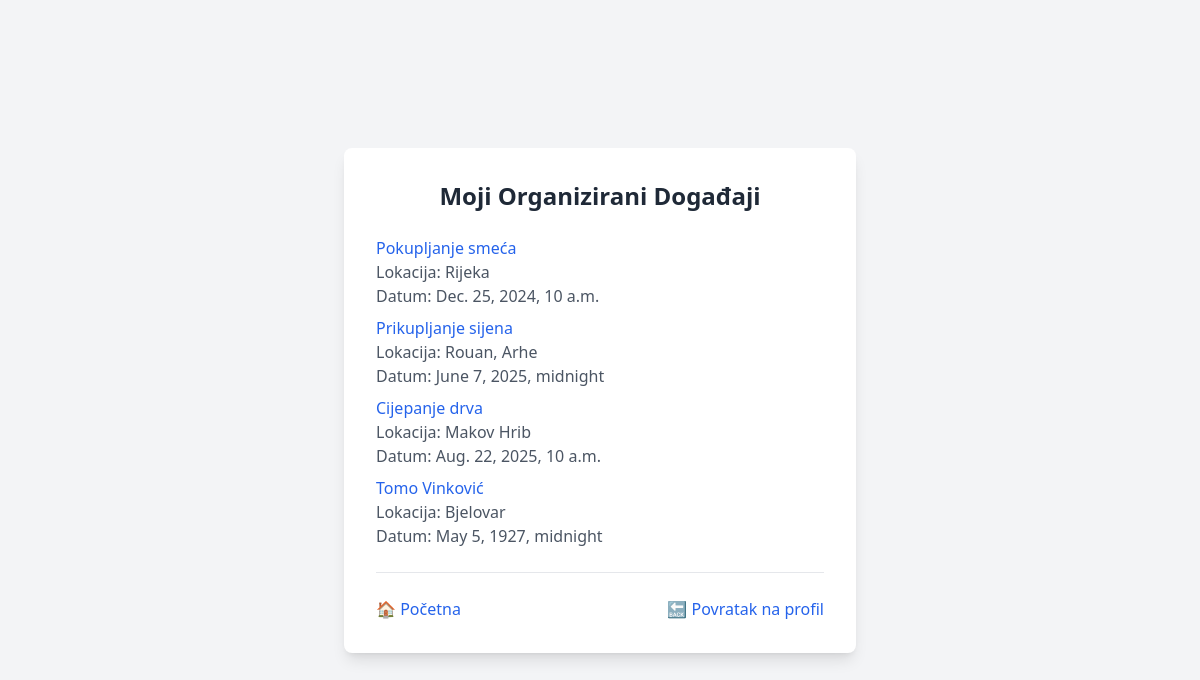
/my_events/ (signed in), run on an earlier commit of the app's database.
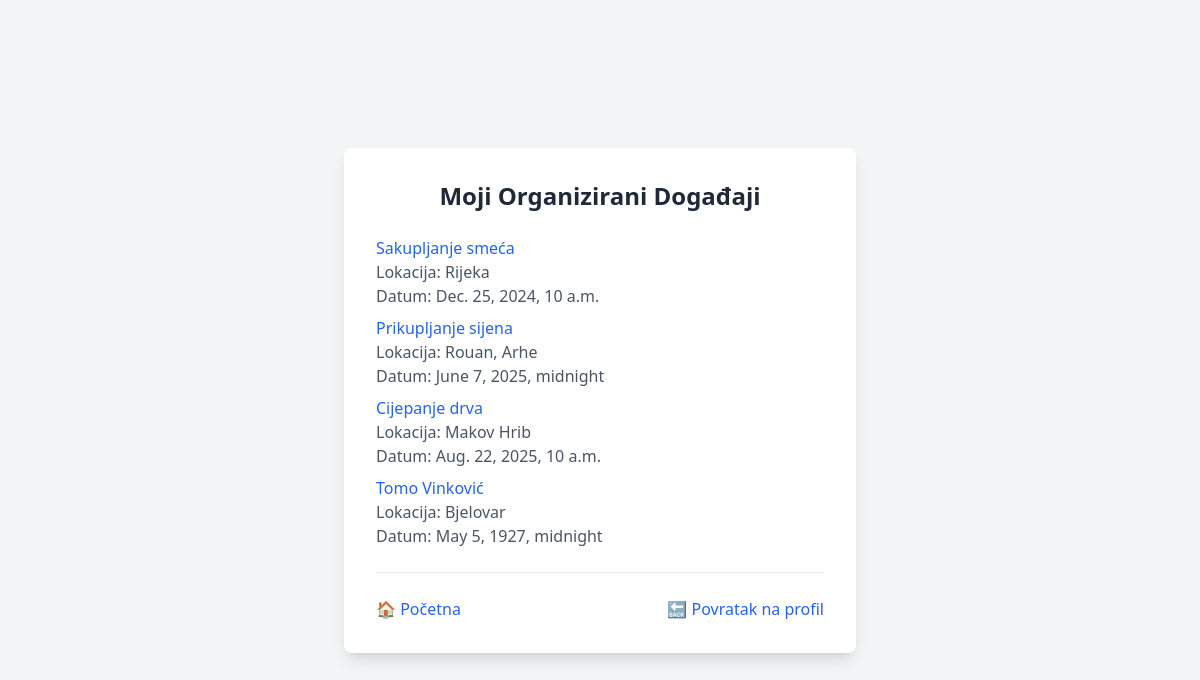
And on a later commit of the database.
### main/models.py (models this page shows, shortened)
class Event(models.Model):
    title = models.CharField(max_length=200)
    description = models.TextField()
    date = models.DateTimeField()
    location = models.CharField(max_length=255)
    organizer = models.ForeignKey(User, on_delete=models.CASCADE)
    created_at = models.DateTimeField(auto_now_add=True)
    updated_at = models.DateTimeField(auto_now=True)
    class Meta:
        default_permissions = ()
        permissions = [
            ("add_event", "Can add event"),
            ("view_event", "Can view event"),
            ("register_event", "Can register for event"),
            ("comment_event", "Can comment on event"),
        ]

### main/views.py (the view)
# urls.py: path('my_events/', MyEventListView.as_view(), name='my_event_list'),
class MyEventListView(LoginRequiredMixin, ListView):
    model = Event
    template_name = 'main/Event/my_event_list.html'
    context_object_name = 'events'
    def get_queryset(self):
        return Event.objects.filter(organizer=self.request.user)

### templates/main/Event/my_event_list.html (shortened to what this page needs)
<!DOCTYPE html>
<html lang="en">
<head>
    <script src="https://cdn.tailwindcss.com"></script>
</head>
<body class="bg-gray-100 min-h-screen flex items-center justify-center">
    <div class="bg-white p-8 rounded-lg shadow-lg w-full max-w-lg">
        <h1 class="text-2xl font-semibold text-gray-800 text-center">Moji Organizirani Događaji</h1>
        <ul class="mt-6 space-y-2">
            {% for event in events %}
                <li>
                    <a href="{% url 'main:event_detail' event.pk %}" class="text-blue-600 hover:underline">
                        {{ event.title }}
                    </a>
                    <p class="text-gray-600">Lokacija: {{ event.location }}</p>
                    <p class="text-gray-600">Datum: {{ event.date }}</p>
                </li>
            {% empty %}
                <li class="text-gray-600">Niste organizirali ni jedan događaj.</li>
            {% endfor %}
        </ul>
        <hr class="my-6">
        <div class="mt-6 flex justify-between">
            <a href="{% url 'main:home' %}" class="text-blue-600 hover:underline">🏠 Početna</a>
            <a href="{% url 'main:user_detail' user.id %}" class="text-blue-600 hover:underline">🔙 Povratak na profil</a>
        </div>
    </div>
</body>
</html>

What changed in the data, as far as the page shows it:
changed Event "Rijeka": title "Pokupljanje smeća" → "Sakupljanje smeća"
